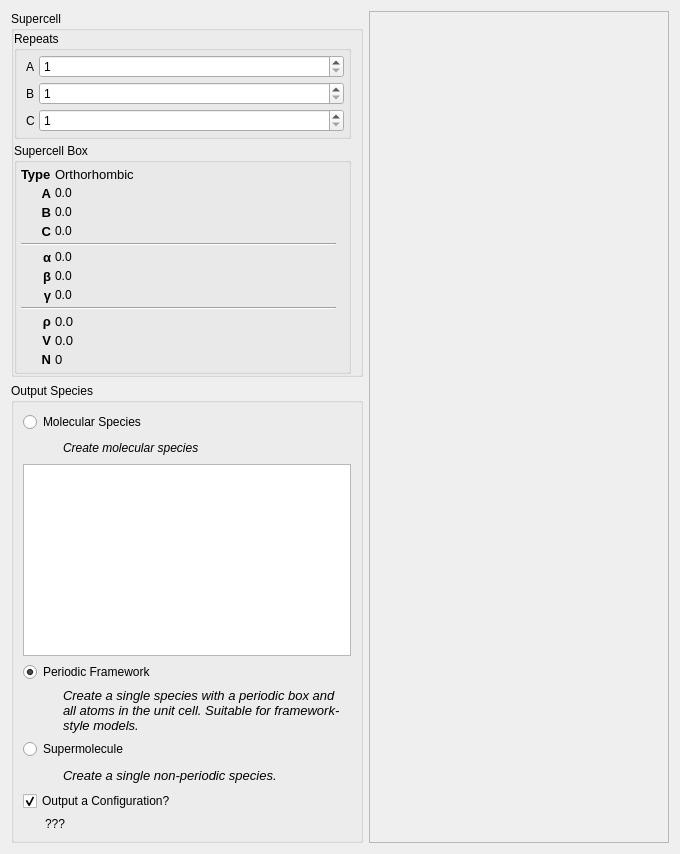
     <widget class="QWidget" name="ImportCIFSupercellPage">
      <layout class="QHBoxLayout" name="horizontalLayout_18">
       <item>
        <layout class="QVBoxLayout" name="verticalLayout_18">
         <item>
          <widget class="QGroupBox" name="SupercellGroupBox">
           <property name="title">
            <string>Supercell</string>
           </property>
           <layout class="QVBoxLayout" name="verticalLayout_15">
            <property name="spacing">
             <number>4</number>
            </property>
            <property name="leftMargin">
             <number>0</number>
            </property>
            <property name="topMargin">
             <number>0</number>
            </property>
            <property name="bottomMargin">
             <number>0</number>
            </property>
            <item>
             <widget class="QGroupBox" name="RepeatsGroup">
              <property name="title">
               <string>Repeats</string>
              </property>
              <layout class="QFormLayout" name="formLayout_2">
               <property name="horizontalSpacing">
                <number>4</number>
               </property>
               <property name="verticalSpacing">
                <number>4</number>
               </property>
               <property name="topMargin">
                <number>4</number>
               </property>
               <property name="rightMargin">
                <number>4</number>
               </property>
               <property name="bottomMargin">
                <number>4</number>
               </property>
               <item row="0" column="0">
                <widget class="QLabel" name="RepeatALabel">
                 <property name="sizePolicy">
                  <sizepolicy hsizetype="Minimum" vsizetype="Preferred">
                   <horstretch>0</horstretch>
                   <verstretch>0</verstretch>
                  </sizepolicy>
                 </property>
                 <property name="text">
                  <string>A</string>
                 </property>
                </widget>
               </item>
               <item row="0" column="1">
                <widget class="QSpinBox" name="RepeatASpin">
                 <property name="minimum">
                  <number>1</number>
                 </property>
                 <property name="maximum">
                  <number>10000</number>
                 </property>
                </widget>
               </item>
               <item row="1" column="0">
                <widget class="QLabel" name="RepeatBLabel">
                 <property name="sizePolicy">
                  <sizepolicy hsizetype="Minimum" vsizetype="Preferred">
                   <horstretch>0</horstretch>
                   <verstretch>0</verstretch>
                  </sizepolicy>
                 </property>
                 <property name="text">
                  <string>B</string>
                 </property>
                </widget>
               </item>
               <item row="1" column="1">
                <widget class="QSpinBox" name="RepeatBSpin">
                 <property name="minimum">
                  <number>1</number>
                 </property>
                 <property name="maximum">
                  <number>10000</number>
                 </property>
                </widget>
               </item>
               <item row="2" column="0">
                <widget class="QLabel" name="RepeatCLabel">
                 <property name="sizePolicy">
                  <sizepolicy hsizetype="Minimum" vsizetype="Preferred">
                   <horstretch>0</horstretch>
                   <verstretch>0</verstretch>
                  </sizepolicy>
                 </property>
                 <property name="text">
                  <string>C</string>
                 </property>
                </widget>
               </item>
               <item row="2" column="1">
                <widget class="QSpinBox" name="RepeatCSpin">
                 <property name="minimum">
                  <number>1</number>
                 </property>
                 <property name="maximum">
                  <number>10000</number>
                 </property>
                </widget>
               </item>
              </layout>
             </widget>
            </item>
            <item>
             <widget class="QGroupBox" name="SupercellBoxGroup">
              <property name="sizePolicy">
               <sizepolicy hsizetype="Preferred" vsizetype="Minimum">
                <horstretch>0</horstretch>
                <verstretch>0</verstretch>
               </sizepolicy>
              </property>
              <property name="title">
               <string>Supercell Box</string>
              </property>
              <layout class="QGridLayout" name="gridLayout_2">
               <property name="leftMargin">
                <number>4</number>
               </property>
               <property name="topMargin">
                <number>4</number>
               </property>
               <property name="rightMargin">
                <number>4</number>
               </property>
               <property name="bottomMargin">
                <number>4</number>
               </property>
               <property name="spacing">
                <number>4</number>
               </property>
               <item row="0" column="0">
                <widget class="QLabel" name="label_15">
                 <property name="sizePolicy">
                  <sizepolicy hsizetype="Minimum" vsizetype="Preferred">
                   <horstretch>0</horstretch>
                   <verstretch>0</verstretch>
                  </sizepolicy>
                 </property>
                 <property name="font">
                  <font>
                   <pointsize>10</pointsize>
                   <weight>75</weight>
                   <bold>true</bold>
                  </font>
                 </property>
                 <property name="text">
                  <string>Type</string>
                 </property>
                </widget>
               </item>
               <item row="5" column="0">
                <widget class="QLabel" name="label_12">
                 <property name="sizePolicy">
                  <sizepolicy hsizetype="Minimum" vsizetype="Preferred">
                   <horstretch>0</horstretch>
                   <verstretch>0</verstretch>
                  </sizepolicy>
                 </property>
                 <property name="font">
                  <font>
                   <pointsize>10</pointsize>
                   <weight>75</weight>
                   <bold>true</bold>
                  </font>
                 </property>
                 <property name="text">
                  <string>α</string>
                 </property>
                 <property name="alignment">
                  <set>Qt::AlignRight|Qt::AlignTrailing|Qt::AlignVCenter</set>
                 </property>
                </widget>
               </item>
               <item row="9" column="0">
                <widget class="QLabel" name="label_16">
                 <property name="sizePolicy">
                  <sizepolicy hsizetype="Minimum" vsizetype="Preferred">
                   <horstretch>0</horstretch>
                   <verstretch>0</verstretch>
                  </sizepolicy>
                 </property>
                 <property name="font">
                  <font>
                   <pointsize>10</pointsize>
                   <weight>75</weight>
                   <bold>true</bold>
                  </font>
                 </property>
                 <property name="text">
                  <string>ρ</string>
                 </property>
                 <property name="alignment">
                  <set>Qt::AlignRight|Qt::AlignTrailing|Qt::AlignVCenter</set>
                 </property>
                </widget>
               </item>
               <item row="11" column="1">
                <widget class="QLabel" name="SupercellNAtomsLabel">
                 <property name="sizePolicy">
                  <sizepolicy hsizetype="Expanding" vsizetype="Preferred">
                   <horstretch>0</horstretch>
                   <verstretch>0</verstretch>
                  </sizepolicy>
                 </property>
                 <property name="font">
                  <font>
                   <pointsize>10</pointsize>
                   <weight>50</weight>
                   <bold>false</bold>
                  </font>
                 </property>
                 <property name="toolTip">
                  <string>Number of atoms in supercell</string>
                 </property>
                 <property name="text">
                  <string>0</string>
                 </property>
                 <property name="alignment">
                  <set>Qt::AlignLeading|Qt::AlignLeft|Qt::AlignVCenter</set>
                 </property>
                </widget>
               </item>
               <item row="5" column="1">
                <widget class="QLabel" name="SupercellBoxAlphaLabel">
                 <property name="sizePolicy">
                  <sizepolicy hsizetype="Expanding" vsizetype="Preferred">
                   <horstretch>0</horstretch>
                   <verstretch>0</verstretch>
                  </sizepolicy>
                 </property>
                 <property name="toolTip">
                  <string>Supercell angle alpha</string>
                 </property>
                 <property name="text">
                  <string>0.0</string>
                 </property>
                 <property name="textFormat">
                  <enum>Qt::RichText</enum>
                 </property>
                </widget>
               </item>
               <item row="2" column="1">
                <widget class="QLabel" name="SupercellBoxBLabel">
                 <property name="sizePolicy">
                  <sizepolicy hsizetype="Expanding" vsizetype="Preferred">
                   <horstretch>0</horstretch>
                   <verstretch>0</verstretch>
                  </sizepolicy>
                 </property>
                 <property name="toolTip">
                  <string>Supercell length along B</string>
                 </property>
                 <property name="text">
                  <string>0.0</string>
                 </property>
                 <property name="textFormat">
                  <enum>Qt::RichText</enum>
                 </property>
                </widget>
               </item>
               <item row="4" column="0" colspan="2">
                <widget class="Line" name="line">
                 <property name="orientation">
                  <enum>Qt::Horizontal</enum>
                 </property>
                </widget>
               </item>
               <item row="0" column="1" colspan="3">
                <widget class="QLabel" name="SupercellBoxTypeLabel">
                 <property name="sizePolicy">
                  <sizepolicy hsizetype="Expanding" vsizetype="Preferred">
                   <horstretch>0</horstretch>
                   <verstretch>0</verstretch>
                  </sizepolicy>
                 </property>
                 <property name="font">
                  <font>
                   <pointsize>10</pointsize>
                   <weight>50</weight>
                   <bold>false</bold>
                  </font>
                 </property>
                 <property name="text">
                  <string>Orthorhombic</string>
                 </property>
                 <property name="alignment">
                  <set>Qt::AlignLeading|Qt::AlignLeft|Qt::AlignVCenter</set>
                 </property>
                </widget>
               </item>
               <item row="11" column="0">
                <widget class="QLabel" name="label_18">
                 <property name="sizePolicy">
                  <sizepolicy hsizetype="Minimum" vsizetype="Preferred">
                   <horstretch>0</horstretch>
                   <verstretch>0</verstretch>
                  </sizepolicy>
                 </property>
                 <property name="font">
                  <font>
                   <pointsize>10</pointsize>
                   <weight>75</weight>
                   <bold>true</bold>
                  </font>
                 </property>
                 <property name="text">
                  <string>N</string>
                 </property>
                 <property name="alignment">
                  <set>Qt::AlignRight|Qt::AlignTrailing|Qt::AlignVCenter</set>
                 </property>
                </widget>
               </item>
               <item row="1" column="1">
                <widget class="QLabel" name="SupercellBoxALabel">
                 <property name="sizePolicy">
                  <sizepolicy hsizetype="Expanding" vsizetype="Preferred">
                   <horstretch>0</horstretch>
                   <verstretch>0</verstretch>
                  </sizepolicy>
                 </property>
                 <property name="toolTip">
                  <string>Supercell length along A</string>
                 </property>
                 <property name="text">
                  <string>0.0</string>
                 </property>
                 <property name="textFormat">
                  <enum>Qt::RichText</enum>
                 </property>
                </widget>
               </item>
               <item row="3" column="1">
                <widget class="QLabel" name="SupercellBoxCLabel">
                 <property name="sizePolicy">
                  <sizepolicy hsizetype="Expanding" vsizetype="Preferred">
                   <horstretch>0</horstretch>
                   <verstretch>0</verstretch>
                  </sizepolicy>
                 </property>
                 <property name="toolTip">
                  <string>Supercell length along C</string>
                 </property>
                 <property name="text">
                  <string>0.0</string>
                 </property>
                 <property name="textFormat">
                  <enum>Qt::RichText</enum>
                 </property>
                </widget>
               </item>
               <item row="10" column="0">
                <widget class="QLabel" name="label_17">
                 <property name="sizePolicy">
                  <sizepolicy hsizetype="Minimum" vsizetype="Preferred">
                   <horstretch>0</horstretch>
                   <verstretch>0</verstretch>
                  </sizepolicy>
                 </property>
                 <property name="font">
                  <font>
                   <pointsize>10</pointsize>
                   <weight>75</weight>
                   <bold>true</bold>
                  </font>
                 </property>
                 <property name="text">
                  <string>V</string>
                 </property>
                 <property name="alignment">
                  <set>Qt::AlignRight|Qt::AlignTrailing|Qt::AlignVCenter</set>
                 </property>
                </widget>
               </item>
               <item row="7" column="1">
                <widget class="QLabel" name="SupercellBoxGammaLabel">
                 <property name="sizePolicy">
                  <sizepolicy hsizetype="Expanding" vsizetype="Preferred">
                   <horstretch>0</horstretch>
                   <verstretch>0</verstretch>
                  </sizepolicy>
                 </property>
                 <property name="toolTip">
                  <string>Supercell angle gamma</string>
                 </property>
                 <property name="text">
                  <string>0.0</string>
                 </property>
                 <property name="textFormat">
                  <enum>Qt::RichText</enum>
                 </property>
                </widget>
               </item>
               <item row="1" column="0">
                <widget class="QLabel" name="label_9">
                 <property name="sizePolicy">
                  <sizepolicy hsizetype="Minimum" vsizetype="Preferred">
                   <horstretch>0</horstretch>
                   <verstretch>0</verstretch>
                  </sizepolicy>
                 </property>
                 <property name="font">
                  <font>
                   <pointsize>10</pointsize>
                   <weight>75</weight>
                   <bold>true</bold>
                  </font>
                 </property>
                 <property name="text">
                  <string>A</string>
                 </property>
                 <property name="alignment">
                  <set>Qt::AlignRight|Qt::AlignTrailing|Qt::AlignVCenter</set>
                 </property>
                </widget>
               </item>
               <item row="3" column="0">
                <widget class="QLabel" name="label_11">
                 <property name="sizePolicy">
                  <sizepolicy hsizetype="Minimum" vsizetype="Preferred">
                   <horstretch>0</horstretch>
                   <verstretch>0</verstretch>
                  </sizepolicy>
                 </property>
                 <property name="font">
                  <font>
                   <pointsize>10</pointsize>
                   <weight>75</weight>
                   <bold>true</bold>
                  </font>
                 </property>
                 <property name="text">
                  <string>C</string>
                 </property>
                 <property name="alignment">
                  <set>Qt::AlignRight|Qt::AlignTrailing|Qt::AlignVCenter</set>
                 </property>
                </widget>
               </item>
               <item row="10" column="1">
                <widget class="QLabel" name="SupercellVolumeLabel">
                 <property name="sizePolicy">
                  <sizepolicy hsizetype="Expanding" vsizetype="Preferred">
                   <horstretch>0</horstretch>
                   <verstretch>0</verstretch>
                  </sizepolicy>
                 </property>
                 <property name="font">
                  <font>
                   <pointsize>10</pointsize>
                   <weight>50</weight>
                   <bold>false</bold>
                  </font>
                 </property>
                 <property name="toolTip">
                  <string>Supercell volume</string>
                 </property>
                 <property name="text">
                  <string>0.0</string>
                 </property>
                 <property name="textFormat">
                  <enum>Qt::RichText</enum>
                 </property>
                 <property name="alignment">
                  <set>Qt::AlignLeading|Qt::AlignLeft|Qt::AlignVCenter</set>
                 </property>
                </widget>
               </item>
               <item row="7" column="0">
                <widget class="QLabel" name="label_14">
                 <property name="sizePolicy">
                  <sizepolicy hsizetype="Minimum" vsizetype="Preferred">
                   <horstretch>0</horstretch>
                   <verstretch>0</verstretch>
                  </sizepolicy>
                 </property>
                 <property name="font">
                  <font>
                   <pointsize>10</pointsize>
                   <weight>75</weight>
                   <bold>true</bold>
                  </font>
                 </property>
                 <property name="text">
                  <string>γ</string>
                 </property>
                 <property name="alignment">
                  <set>Qt::AlignRight|Qt::AlignTrailing|Qt::AlignVCenter</set>
                 </property>
                </widget>
               </item>
               <item row="9" column="1" colspan="2">
                <widget class="QLabel" name="SupercellDensityLabel">
                 <property name="sizePolicy">
                  <sizepolicy hsizetype="Expanding" vsizetype="Preferred">
                   <horstretch>0</horstretch>
                   <verstretch>0</verstretch>
                  </sizepolicy>
                 </property>
                 <property name="font">
                  <font>
                   <pointsize>10</pointsize>
                   <weight>50</weight>
                   <bold>false</bold>
                  </font>
                 </property>
                 <property name="toolTip">
                  <string>Supercell density</string>
                 </property>
                 <property name="text">
                  <string>0.0</string>
                 </property>
                 <property name="textFormat">
                  <enum>Qt::RichText</enum>
                 </property>
                 <property name="alignment">
                  <set>Qt::AlignLeading|Qt::AlignLeft|Qt::AlignVCenter</set>
                 </property>
                </widget>
               </item>
               <item row="6" column="0">
                <widget class="QLabel" name="label_13">
                 <property name="sizePolicy">
                  <sizepolicy hsizetype="Minimum" vsizetype="Preferred">
                   <horstretch>0</horstretch>
                   <verstretch>0</verstretch>
                  </sizepolicy>
                 </property>
                 <property name="font">
                  <font>
                   <pointsize>10</pointsize>
                   <weight>75</weight>
                   <bold>true</bold>
                  </font>
                 </property>
                 <property name="text">
                  <string>β</string>
                 </property>
                 <property name="alignment">
                  <set>Qt::AlignRight|Qt::AlignTrailing|Qt::AlignVCenter</set>
                 </property>
                </widget>
               </item>
               <item row="6" column="1">
                <widget class="QLabel" name="SupercellBoxBetaLabel">
                 <property name="sizePolicy">
                  <sizepolicy hsizetype="Expanding" vsizetype="Preferred">
                   <horstretch>0</horstretch>
                   <verstretch>0</verstretch>
                  </sizepolicy>
                 </property>
                 <property name="toolTip">
                  <string>Supercell angle beta</string>
                 </property>
                 <property name="text">
                  <string>0.0</string>
                 </property>
                 <property name="textFormat">
                  <enum>Qt::RichText</enum>
                 </property>
                </widget>
               </item>
               <item row="2" column="0">
                <widget class="QLabel" name="label_10">
                 <property name="sizePolicy">
                  <sizepolicy hsizetype="Minimum" vsizetype="Preferred">
                   <horstretch>0</horstretch>
                   <verstretch>0</verstretch>
                  </sizepolicy>
                 </property>
                 <property name="font">
                  <font>
                   <pointsize>10</pointsize>
                   <weight>75</weight>
                   <bold>true</bold>
                  </font>
                 </property>
                 <property name="text">
                  <string>B</string>
                 </property>
                 <property name="alignment">
                  <set>Qt::AlignRight|Qt::AlignTrailing|Qt::AlignVCenter</set>
                 </property>
                </widget>
               </item>
               <item row="8" column="0" colspan="2">
                <widget class="Line" name="line_3">
                 <property name="orientation">
                  <enum>Qt::Horizontal</enum>
                 </property>
                </widget>
               </item>
              </layout>
             </widget>
            </item>
           </layout>
          </widget>
         </item>
         <item>
          <widget class="QGroupBox" name="OutputSpeciesGroup_2">
           <property name="title">
            <string>Output Species</string>
           </property>
           <layout class="QVBoxLayout" name="verticalLayout_3">
            <item>
             <widget class="QRadioButton" name="OutputMolecularRadio">
              <property name="text">
               <string>Molecular Species</string>
              </property>
             </widget>
            </item>
            <item>
             <layout class="QHBoxLayout" name="horizontalLayout">
              <item>
               <spacer name="horizontalSpacer">
                <property name="orientation">
                 <enum>Qt::Horizontal</enum>
                </property>
                <property name="sizeType">
                 <enum>QSizePolicy::Fixed</enum>
                </property>
                <property name="sizeHint" stdset="0">
                 <size>
                  <width>40</width>
                  <height>20</height>
                 </size>
                </property>
               </spacer>
              </item>
              <item>
               <widget class="QLabel" name="label_3">
                <property name="font">
                 <font>
                  <italic>true</italic>
                 </font>
                </property>
                <property name="text">
                 <string>Create molecular species</string>
                </property>
                <property name="wordWrap">
                 <bool>true</bool>
                </property>
               </widget>
              </item>
             </layout>
            </item>
            <item>
             <widget class="QListWidget" name="OutputMolecularSpeciesList"/>
            </item>
            <item>
             <widget class="QRadioButton" name="OutputFrameworkRadio">
              <property name="text">
               <string>Periodic Framework</string>
              </property>
              <property name="checked">
               <bool>true</bool>
              </property>
             </widget>
            </item>
            <item>
             <layout class="QHBoxLayout" name="horizontalLayout_11">
              <item>
               <spacer name="horizontalSpacer_5">
                <property name="orientation">
                 <enum>Qt::Horizontal</enum>
                </property>
                <property name="sizeType">
                 <enum>QSizePolicy::Fixed</enum>
                </property>
                <property name="sizeHint" stdset="0">
                 <size>
                  <width>40</width>
                  <height>20</height>
                 </size>
                </property>
               </spacer>
              </item>
              <item>
               <widget class="QLabel" name="label_22">
                <property name="font">
                 <font>
                  <pointsize>10</pointsize>
                  <italic>true</italic>
                 </font>
                </property>
                <property name="text">
                 <string>Create a single species with a periodic box and all atoms in the unit cell. Suitable for framework-style models.</string>
                </property>
                <property name="wordWrap">
                 <bool>true</bool>
                </property>
               </widget>
              </item>
             </layout>
            </item>
            <item>
             <widget class="QRadioButton" name="OutputSupermoleculeRadio">
              <property name="text">
               <string>Supermolecule</string>
              </property>
              <property name="checked">
               <bool>false</bool>
              </property>
             </widget>
            </item>
            <item>
             <layout class="QHBoxLayout" name="horizontalLayout_17">
              <item>
               <spacer name="horizontalSpacer_6">
                <property name="orientation">
                 <enum>Qt::Horizontal</enum>
                </property>
                <property name="sizeType">
                 <enum>QSizePolicy::Fixed</enum>
                </property>
                <property name="sizeHint" stdset="0">
                 <size>
                  <width>40</width>
                  <height>20</height>
                 </size>
                </property>
               </spacer>
              </item>
              <item>
               <widget class="QLabel" name="label_23">
                <property name="font">
                 <font>
                  <pointsize>10</pointsize>
                  <italic>true</italic>
                 </font>
                </property>
                <property name="text">
                 <string>Create a single non-periodic species.</string>
                </property>
                <property name="wordWrap">
                 <bool>true</bool>
                </property>
               </widget>
              </item>
             </layout>
            </item>
            <item>
             <widget class="QCheckBox" name="OutputConfigurationCheck">
              <property name="text">
               <string>Output a Configuration?</string>
              </property>
              <property name="checked">
               <bool>true</bool>
              </property>
             </widget>
            </item>
            <item>
             <layout class="QHBoxLayout" name="horizontalLayout_3">
              <item>
               <widget class="CheckIndicator" name="OutputIndicator">
                <property name="sizePolicy">
                 <sizepolicy hsizetype="Fixed" vsizetype="Fixed">
                  <horstretch>0</horstretch>
                  <verstretch>0</verstretch>
                 </sizepolicy>
                </property>
                <property name="maximumSize">
                 <size>
                  <width>16</width>
                  <height>16</height>
                 </size>
                </property>
                <property name="text">
                 <string/>
                </property>
                <property name="scaledContents">
                 <bool>true</bool>
                </property>
               </widget>
              </item>
              <item>
               <widget class="QLabel" name="OutputLabel">
                <property name="text">
                 <string>???</string>
                </property>
                <property name="wordWrap">
                 <bool>true</bool>
                </property>
               </widget>
              </item>
             </layout>
            </item>
           </layout>
          </widget>
         </item>
        </layout>
       </item>
       <item>
        <widget class="QFrame" name="OutputViewFrame">
         <property name="sizePolicy">
          <sizepolicy hsizetype="Expanding" vsizetype="Expanding">
           <horstretch>3</horstretch>
           <verstretch>0</verstretch>
          </sizepolicy>
         </property>
         <property name="minimumSize">
          <size>
           <width>300</width>
           <height>300</height>
          </size>
         </property>
         <property name="frameShape">
          <enum>QFrame::StyledPanel</enum>
         </property>
         <property name="frameShadow">
          <enum>QFrame::Sunken</enum>
         </property>
         <layout class="QHBoxLayout" name="horizontalLayout_10">
          <property name="spacing">
           <number>0</number>
          </property>
          <property name="leftMargin">
           <number>0</number>
          </property>
          <property name="topMargin">
           <number>0</number>
          </property>
          <property name="rightMargin">
           <number>0</number>
          </property>
          <property name="bottomMargin">
           <number>0</number>
          </property>
          <item>
           <widget class="ConfigurationViewerWidget" name="OutputViewer" native="true">
            <property name="sizePolicy">
             <sizepolicy hsizetype="Expanding" vsizetype="Expanding">
              <horstretch>1</horstretch>
              <verstretch>0</verstretch>
             </sizepolicy>
            </property>
           </widget>
          </item>
         </layout>
        </widget>
       </item>
      </layout>
     </widget>
